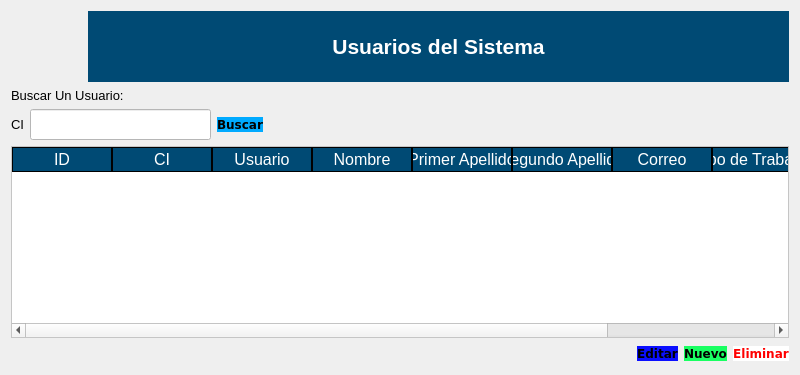
               <widget class="QWidget" name="page_Usuario">
                <layout class="QVBoxLayout" name="verticalLayout_6">
                 <item>
                  <layout class="QHBoxLayout" name="horizontalLayout_27">
                   <item>
                    <widget class="QLabel" name="label_41">
                     <property name="minimumSize">
                      <size>
                       <width>71</width>
                       <height>71</height>
                      </size>
                     </property>
                     <property name="maximumSize">
                      <size>
                       <width>71</width>
                       <height>71</height>
                      </size>
                     </property>
                     <property name="text">
                      <string/>
                     </property>
                     <property name="pixmap">
                      <pixmap>pngwing.com(2).png</pixmap>
                     </property>
                     <property name="scaledContents">
                      <bool>true</bool>
                     </property>
                    </widget>
                   </item>
                   <item>
                    <widget class="QLabel" name="label_21">
                     <property name="minimumSize">
                      <size>
                       <width>701</width>
                       <height>71</height>
                      </size>
                     </property>
                     <property name="maximumSize">
                      <size>
                       <width>16777215</width>
                       <height>71</height>
                      </size>
                     </property>
                     <property name="styleSheet">
                      <string notr="true">background-color: rgb(0,74,116);
color: rgb(255, 255, 255);</string>
                     </property>
                     <property name="text">
                      <string>&lt;html&gt;&lt;head/&gt;&lt;body&gt;&lt;p align=&quot;center&quot;&gt;&lt;span style=&quot; font-size:16pt; font-weight:600;&quot;&gt;Usuarios del Sistema&lt;/span&gt;&lt;/p&gt;&lt;/body&gt;&lt;/html&gt;</string>
                     </property>
                    </widget>
                   </item>
                  </layout>
                 </item>
                 <item>
                  <widget class="QLabel" name="label_23">
                   <property name="styleSheet">
                    <string notr="true">background-color: #000000ff;</string>
                   </property>
                   <property name="text">
                    <string>&lt;html&gt;&lt;head/&gt;&lt;body&gt;&lt;p&gt;&lt;span style=&quot; font-size:10pt;&quot;&gt;Buscar Un Usuario:&lt;/span&gt;&lt;/p&gt;&lt;/body&gt;&lt;/html&gt;</string>
                   </property>
                  </widget>
                 </item>
                 <item>
                  <layout class="QHBoxLayout" name="horizontalLayout_6">
                   <item>
                    <widget class="QLabel" name="label_24">
                     <property name="styleSheet">
                      <string notr="true">background-color: 000000ff;</string>
                     </property>
                     <property name="text">
                      <string>&lt;html&gt;&lt;head/&gt;&lt;body&gt;&lt;p&gt;&lt;span style=&quot; font-size:10pt;&quot;&gt;CI&lt;/span&gt;&lt;/p&gt;&lt;/body&gt;&lt;/html&gt;</string>
                     </property>
                    </widget>
                   </item>
                   <item>
                    <widget class="QLineEdit" name="lineEditBuscarUsuario">
                     <property name="minimumSize">
                      <size>
                       <width>181</width>
                       <height>31</height>
                      </size>
                     </property>
                     <property name="maximumSize">
                      <size>
                       <width>181</width>
                       <height>31</height>
                      </size>
                     </property>
                     <property name="styleSheet">
                      <string notr="true">background-color: rgb(255, 255, 255);</string>
                     </property>
                     <property name="maxLength">
                      <number>11</number>
                     </property>
                    </widget>
                   </item>
                   <item>
                    <widget class="QPushButton" name="buttonBuscarUsuario">
                     <property name="font">
                      <font>
                       <family>Verdana</family>
                       <pointsize>9</pointsize>
                       <weight>75</weight>
                       <bold>true</bold>
                      </font>
                     </property>
                     <property name="styleSheet">
                      <string notr="true">QPushButton{
background-color: rgb(0, 170, 255);
border-radius:8px;
}

QPushButton:hover{
background-color: rgb(0, 196, 255);
border-top-left-radius:12px;
border-bottom-left-radius:12px;

}</string>
                     </property>
                     <property name="text">
                      <string>Buscar</string>
                     </property>
                     <property name="icon">
                      <iconset>
                       <normaloff>pngwing.com.png</normaloff>pngwing.com.png</iconset>
                     </property>
                     <property name="iconSize">
                      <size>
                       <width>30</width>
                       <height>30</height>
                      </size>
                     </property>
                    </widget>
                   </item>
                   <item>
                    <spacer name="horizontalSpacer_4">
                     <property name="orientation">
                      <enum>Qt::Horizontal</enum>
                     </property>
                     <property name="sizeHint" stdset="0">
                      <size>
                       <width>40</width>
                       <height>20</height>
                      </size>
                     </property>
                    </spacer>
                   </item>
                  </layout>
                 </item>
                 <item>
                  <widget class="QTableWidget" name="tableUsuarios">
                   <property name="styleSheet">
                    <string notr="true">QTableWidget{
background-color: rgb(255, 255, 255);
color: rgb(0, 0, 0);
gridline-color: rgb(0,74,116);
font-size:12pt;
color: rgb(0, 0, 0);
}
QHeaderView::section{
background-color: rgb(0,74,116);
color: rgb(255, 255, 255);
border:1px solid rgb(0,0,0);
font-size:12pt;

}
QTableWidgetQTableCornerButton::section{
background-color: rgb(255, 255, 255);
border:1px solid rgb(255,255,255);
}</string>
                   </property>
                   <column>
                    <property name="text">
                     <string>ID</string>
                    </property>
                   </column>
                   <column>
                    <property name="text">
                     <string>CI</string>
                    </property>
                   </column>
                   <column>
                    <property name="text">
                     <string>Usuario</string>
                    </property>
                   </column>
                   <column>
                    <property name="text">
                     <string>Nombre</string>
                    </property>
                   </column>
                   <column>
                    <property name="text">
                     <string>Primer Apellido</string>
                    </property>
                   </column>
                   <column>
                    <property name="text">
                     <string>Segundo Apellido</string>
                    </property>
                   </column>
                   <column>
                    <property name="text">
                     <string>Correo</string>
                    </property>
                   </column>
                   <column>
                    <property name="text">
                     <string>Tipo de Trabajador</string>
                    </property>
                   </column>
                   <column>
                    <property name="text">
                     <string>Sexo</string>
                    </property>
                   </column>
                  </widget>
                 </item>
                 <item>
                  <layout class="QHBoxLayout" name="horizontalLayout_7">
                   <item>
                    <spacer name="horizontalSpacer_5">
                     <property name="orientation">
                      <enum>Qt::Horizontal</enum>
                     </property>
                     <property name="sizeHint" stdset="0">
                      <size>
                       <width>198</width>
                       <height>20</height>
                      </size>
                     </property>
                    </spacer>
                   </item>
                   <item>
                    <widget class="QPushButton" name="buttonEditarUsuario">
                     <property name="font">
                      <font>
                       <family>Verdana</family>
                       <pointsize>9</pointsize>
                       <weight>75</weight>
                       <bold>true</bold>
                      </font>
                     </property>
                     <property name="styleSheet">
                      <string notr="true">QPushButton{
background-color: rgb(11, 15, 255);
color: rgb(0, 0, 0);
border-radius:8px;
}

QPushButton:hover{
background-color: rgb(16, 132, 255);
border-top-left-radius:12px;
border-bottom-left-radius:12px;

}</string>
                     </property>
                     <property name="text">
                      <string>Editar</string>
                     </property>
                     <property name="icon">
                      <iconset>
                       <normaloff>Edit_User_icon-icons.com_55920.png</normaloff>Edit_User_icon-icons.com_55920.png</iconset>
                     </property>
                     <property name="iconSize">
                      <size>
                       <width>35</width>
                       <height>35</height>
                      </size>
                     </property>
                    </widget>
                   </item>
                   <item>
                    <widget class="QPushButton" name="buttonNuevoUsuario">
                     <property name="font">
                      <font>
                       <family>Verdana</family>
                       <pointsize>9</pointsize>
                       <weight>75</weight>
                       <bold>true</bold>
                      </font>
                     </property>
                     <property name="styleSheet">
                      <string notr="true">
QPushButton{
color: rgb(0, 0, 0);
	background-color: rgb(25, 255, 98);
border-radius:8px;
}

QPushButton:hover{
background-color: rgb(47, 255, 158);
border-top-left-radius:12px;
border-bottom-left-radius:12px;

}</string>
                     </property>
                     <property name="text">
                      <string>Nuevo</string>
                     </property>
                     <property name="icon">
                      <iconset>
                       <normaloff>Add_User_icon-icons.com_55971.png</normaloff>Add_User_icon-icons.com_55971.png</iconset>
                     </property>
                     <property name="iconSize">
                      <size>
                       <width>35</width>
                       <height>35</height>
                      </size>
                     </property>
                    </widget>
                   </item>
                   <item>
                    <widget class="QPushButton" name="buttonEliminarUsuario">
                     <property name="font">
                      <font>
                       <family>Verdana</family>
                       <pointsize>9</pointsize>
                       <weight>75</weight>
                       <bold>true</bold>
                      </font>
                     </property>
                     <property name="styleSheet">
                      <string notr="true">QPushButton{
color: rgb(255, 0, 0);
	background-color: rgb(255, 255, 255);
border-radius:8px;
}

QPushButton:hover{
background-color: rgb(255, 120, 129);
border-top-left-radius:12px;
border-bottom-left-radius:12px;

}</string>
                     </property>
                     <property name="text">
                      <string>Eliminar</string>
                     </property>
                     <property name="icon">
                      <iconset>
                       <normaloff>Remove_User_icon-icons.com_55828.png</normaloff>Remove_User_icon-icons.com_55828.png</iconset>
                     </property>
                     <property name="iconSize">
                      <size>
                       <width>35</width>
                       <height>35</height>
                      </size>
                     </property>
                    </widget>
                   </item>
                  </layout>
                 </item>
                </layout>
               </widget>
